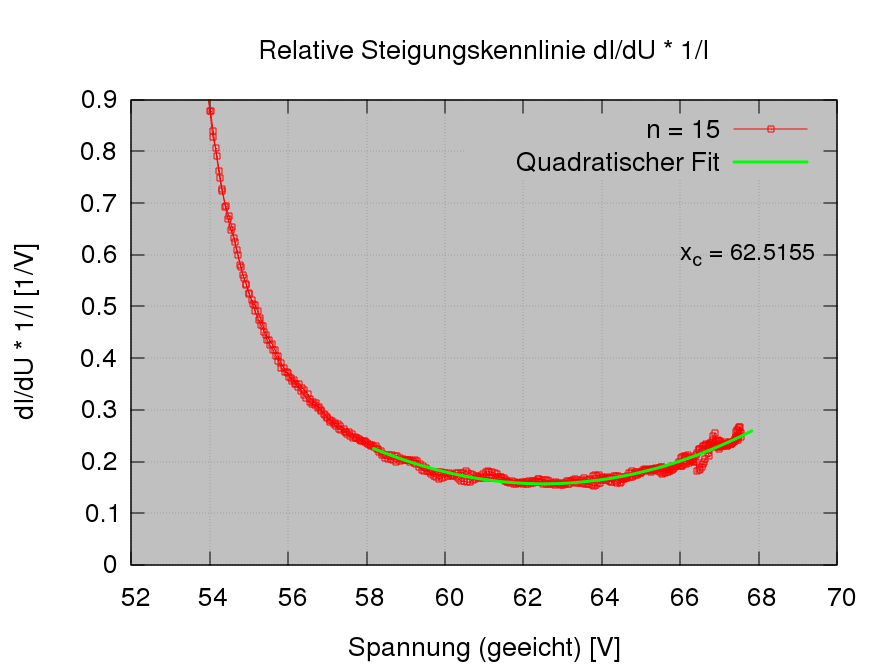

This figure's gnuplot source:
# use with gnuplot

set title "Relative Steigungskennlinie dI/dU * 1/I"

set object 1 rectangle from graph 0, graph 0 to graph 1, graph 1 behind fc rgbcolor "grey" fs noborder

set terminal qt enhanced font "Arial, 20"
set termoptions enhanced

set xlabel "Spannung (geeicht) [V]"
set ylabel "dI/dU * 1/I [1/V]

set grid

set xrange [52:70]
set yrange [0:0.9]

pol(x) = ( x > 58 && x < 68 ) ? a * x**2 + b * x + c : 1/0

a = 1
b = 1
c = 1

fit [58:68] pol(x) "iu_curve_loop_n20_n15_der.txt" using 1:((0.991*$3+0.12)/$2) via a, b, c

xcenter = -b/(2*a)


set label 1 sprintf("x_c = %2.4f",xcenter) at 66,0.6font "Arial, 18"



plot \
	"iu_curve_loop_n20_n15_der.txt" using 1:((0.991*$3+0.12)/$2) title "n = 15" ps 1.0 pt 4 w lp, \
	pol(x) lw 3 title "Quadratischer Fit"
